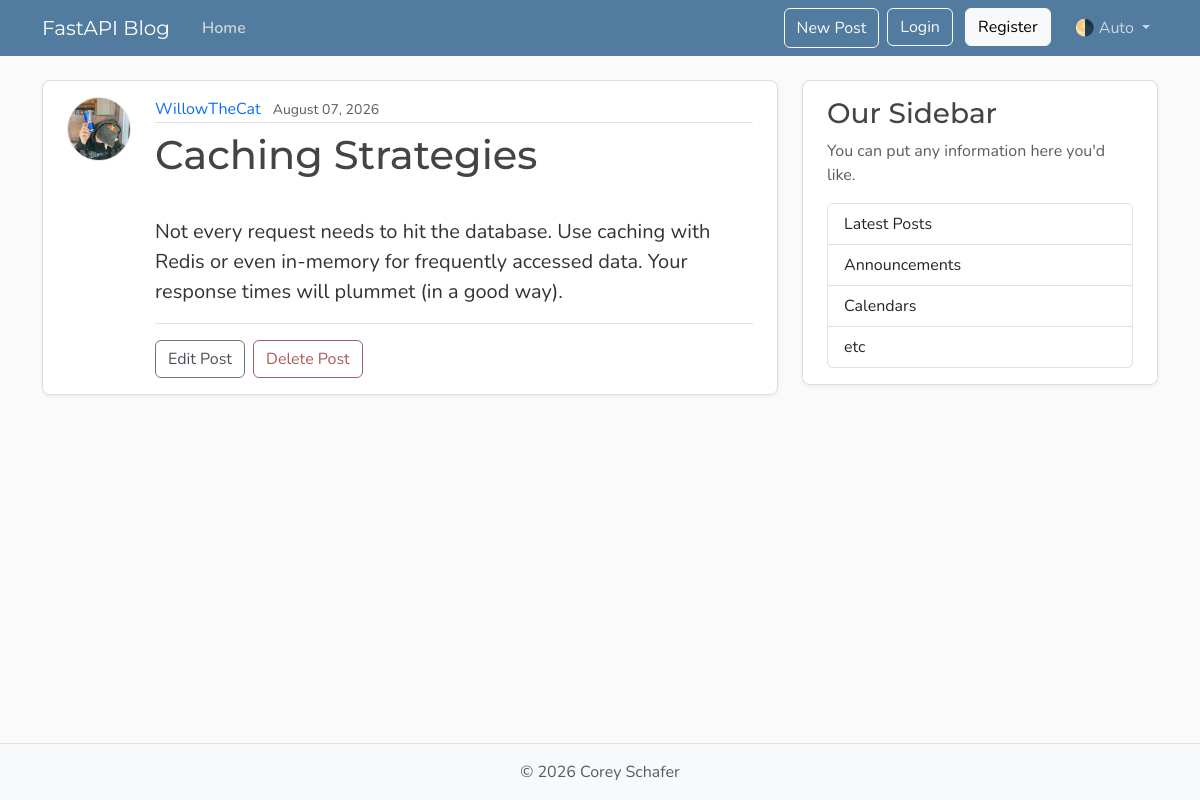
The page /posts/4 on the database its author committed.
### models.py (models this page shows, shortened)
class User(Base):
    __tablename__ = "users"
    id: Mapped[int] = mapped_column(Integer, primary_key=True, index=True)
    username: Mapped[str] = mapped_column(String(50), unique=True, nullable=False)
    email: Mapped[str] = mapped_column(String(120), unique=True, nullable=False)
    password_hash: Mapped[str] = mapped_column(String(200), nullable=False)   # ← НОВОЕ
    image_file: Mapped[str | None] = mapped_column(
        String(200),
        nullable=True,
        default=None,
    )
    posts: Mapped[list[Post]] = relationship(back_populates="author")

class Post(Base):
    __tablename__ = "posts"
    id: Mapped[int] = mapped_column(Integer, primary_key=True, index=True)
    title: Mapped[str] = mapped_column(String(100), nullable=False)
    content: Mapped[str] = mapped_column(Text, nullable=False)
    user_id: Mapped[int] = mapped_column(
        ForeignKey("users.id"),
        nullable=False,
        index=True,
    )
    date_posted: Mapped[datetime] = mapped_column(
        DateTime(timezone=True),
        default=lambda: datetime.now(UTC),
    )
    author: Mapped[User] = relationship(back_populates="posts")

### main.py (the view)
@app.get(
    "/posts/{post_id}",
    include_in_schema=False,
    name="post_page",
)
async def post_page(
    request: Request,
    post_id: int,
    db: Annotated[AsyncSession, Depends(get_db)],
):
    result = await db.execute(
        select(models.Post)
        .options(selectinload(models.Post.author))
        .where(models.Post.id == post_id)
    )
    post = result.scalars().first()
    if not post:
        raise HTTPException(
            status_code=status.HTTP_404_NOT_FOUND,
            detail="Post not found",
        )
    title = post.title[:50]
    return templates.TemplateResponse(
        request,
        "post.html",
        {
            "post": post,
            "title": title,
        },
    )

### templates/post.html (shortened to what this page needs)
{% extends "layout.html" %}
{% block content %}
<article class="content-section py-3 px-4">
    <div class="d-flex align-items-start gap-4">
        <img class="rounded-circle article-img flex-shrink-0" src="/static/profile_pics/default.jpg"
            alt="{{ post.author.username }}'s profile picture" width="64" height="64">
        <div class="flex-grow-1">
            <div class="article-metadata mb-2">
                <a class="me-2" href="#">{{ post.author.username }}</a>
                <small class="text-body-secondary">
                    {{ post.date_posted.strftime("%B %d, %Y") }}
                </small>
            </div>
            <h1 class="article-title">
                {{ post.title }}
            </h1>
            <p class="article-content">
                {{ post.content }}
            </p>
            <div id="postActions" class="post-actions mt-3 pt-3 border-top">
                <button type="button" class="btn btn-outline-secondary me-1" data-bs-toggle="modal"
                    data-bs-target="#editModal">Edit Post</button>
                <button type="button" class="btn btn-outline-danger" data-bs-toggle="modal"
                    data-bs-target="#deleteModal">Delete Post</button>
            </div>
        </div>
    </div>
</article>
{% endblock content %}

### static/css/main.css (style rules this page uses)
:root { --font-heading: "Montserrat", system-ui, -apple-system, BlinkMacSystemFont, sans-serif; --font-body: "Nunito", system-ui, -apple-system, BlinkMacSystemFont, sans-serif; --color-bg-body: #fafafa; --color-bg-content: #ffffff; --color-text-primary: #333333; --color-text-heading: #444444; --color-steel: #527c9f; --color-nav-link: #cbd5db; --color-nav-link-hover: #ffffff; --color-link-hover: #428bca; --color-border: #dddddd; --color-border-light: #e3e3e3; --spacing-xl: 5rem; --article-img-size: 4rem; --account-img-size: 7.813rem; }
body { font-family: var(--font-body); background: var(--color-bg-body); color: var(--color-text-primary); }
h1, h2, h3, h4, h5, h6 { font-family: var(--font-heading); color: var(--color-text-heading); }
a { text-decoration: none; }
.content-section { background: var(--color-bg-content); border: 1px solid var(--color-border); border-radius: 0.5rem; box-shadow: 0 2px 4px rgba(15, 23, 42, 0.05); transition: box-shadow 0.15s ease, transform 0.15s ease, border-color 0.15s ease; }
.article-title { color: var(--color-text-heading); transition: color 0.2s ease-in-out; }
.article-content { white-space: pre-line; font-size: 1.25rem; }
.article-img { height: var(--article-img-size); width: var(--article-img-size); flex-shrink: 0; object-fit: cover; border: 1px solid var(--color-border-light); box-shadow: 0 0 0 2px var(--color-bg-content); }
.article-metadata { padding-bottom: 0.063rem; border-bottom: 1px solid var(--color-border-light); }
.article-metadata a { transition: color 0.2s ease-in-out; }
.btn-outline-secondary { --bs-btn-color: #495057; --bs-btn-border-color: #6c757d; --bs-btn-hover-color: #fff; --bs-btn-hover-bg: #5a6268; --bs-btn-hover-border-color: #545b62; --bs-btn-active-color: #fff; --bs-btn-active-bg: #545b62; --bs-btn-active-border-color: #4e555b; }
.btn-outline-danger { --bs-btn-color: #a85b5b; --bs-btn-border-color: #a85b5b; --bs-btn-hover-color: #fff; --bs-btn-hover-bg: #924e4e; --bs-btn-hover-border-color: #874848; --bs-btn-active-color: #fff; --bs-btn-active-bg: #874848; --bs-btn-active-border-color: #7c4242; }

### rows shown on the page
User: author.username "WillowTheCat"
Post: date_posted "August 07, 2026", title "Caching Strategies", content "Not every request needs to hit the database. Use caching with Redis or even in-memory for frequently accessed data. Your response times will plummet (in a good way)."
